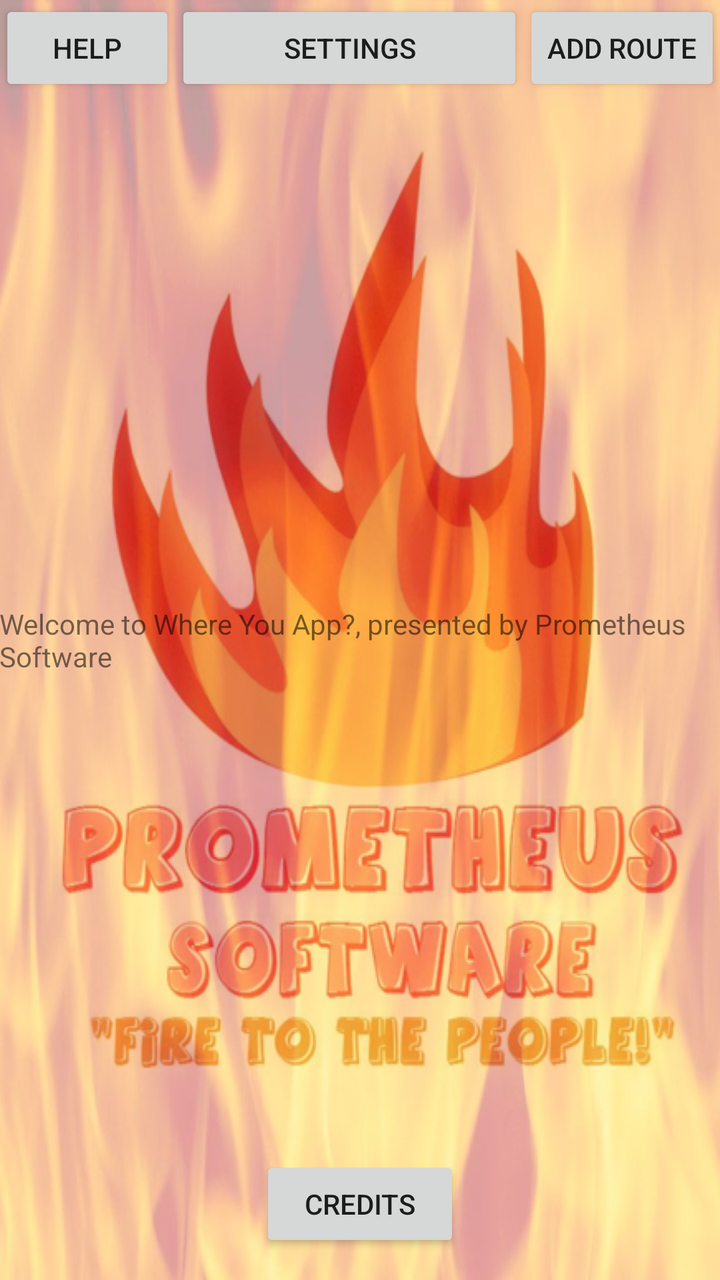
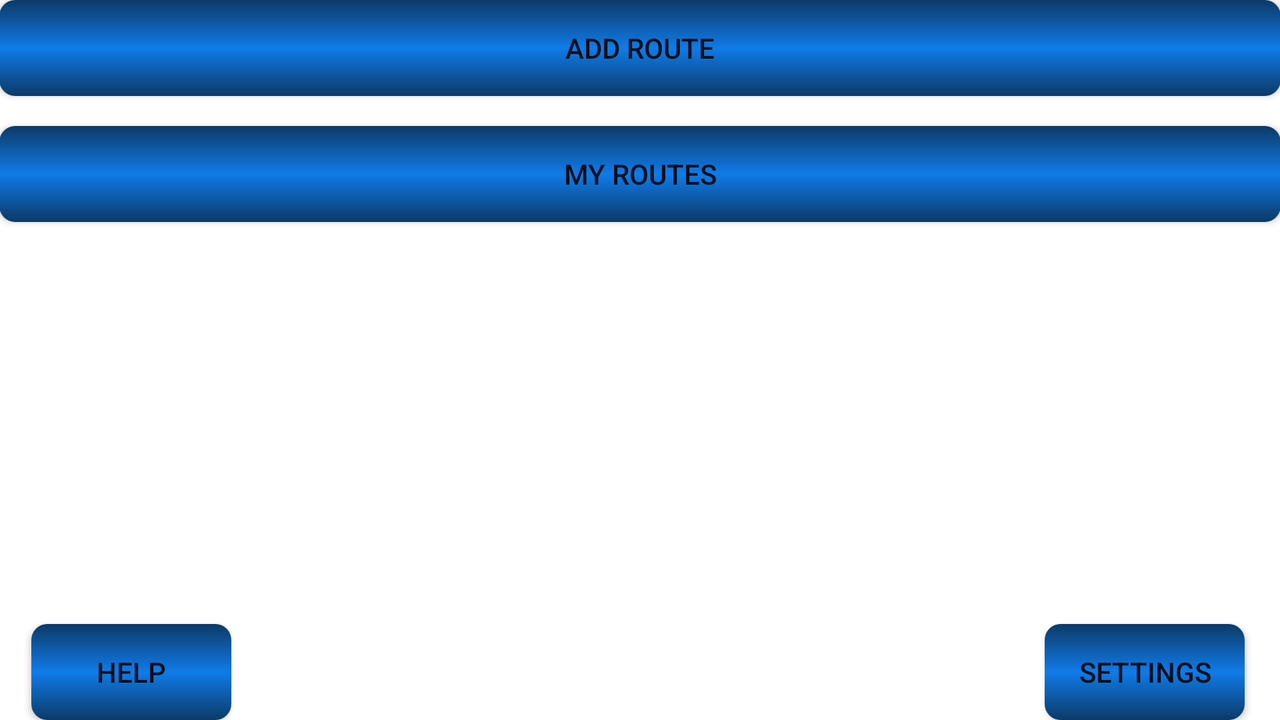

Two renders of one Android screen. The first uses the default layout on a phone; the second uses the alternative layout the repository ships for a different screen configuration, on a matching device. The two XML files are below.
<!-- AndroidManifest.xml: application theme AppTheme -->
<!-- res/layout/activity_main_screen.xml -->
<RelativeLayout xmlns:android="http://schemas.android.com/apk/res/android"
    xmlns:tools="http://schemas.android.com/tools"
    android:layout_width="match_parent"
    android:layout_height="match_parent"
    android:paddingBottom="@dimen/activity_vertical_margin"
    android:paddingLeft="@dimen/activity_horizontal_margin"
    android:paddingRight="@dimen/activity_horizontal_margin"
    android:paddingTop="@dimen/activity_vertical_margin"
    android:orientation = "vertical"
    android:background="@drawable/main_background"
    tools:context=".MainScreen" >

    <Button
        android:id = "@+id/add_route"
        android:layout_width = "wrap_content"
        android:layout_height = "wrap_content"
        android:text = "@string/add_route_button"
        android:layout_alignParentRight="true"
        android:onClick = "addRoute" />

	<Button
	    android:id="@+id/tutorial"
	    android:layout_width="wrap_content"
	    android:layout_height="wrap_content"
	    android:layout_alignParentLeft="true"
	    android:onClick="toTutorial"
	    android:text="@string/tutorial"/>

	<Button
	    android:id="@+id/settings"
	    android:layout_width="wrap_content"
	    android:layout_height="wrap_content"
	    android:layout_toLeftOf="@id/add_route"
	    android:layout_toRightOf="@id/tutorial"
	    android:onClick="toSettings"
	    android:text="@string/settings" />

	<Button
	    android:id="@+id/credits"
	    android:layout_width="100dp"
	    android:layout_height="wrap_content"
	    android:layout_alignParentBottom="true"
	    android:layout_centerHorizontal="true"
	    android:layout_marginBottom="14dp"
	    android:onClick="toCredits"
	    android:text="@string/credits"
	    android:layout_centerVertical="true" />

	<TextView
	    android:id="@+id/welcome_message"
	    android:layout_width="wrap_content"
	    android:layout_height="wrap_content"
	    android:layout_centerVertical = "true"
	    android:layout_centerHorizontal = "true"
	    android:text="@string/welcome_message" />

</RelativeLayout>
<!-- resources referenced by this layout -->
<resources>
  <!-- drawable main_background: png bitmap (drawable-hdpi, 905035 bytes) -->
  <string name="add_route_button">Add Route</string>
  <string name="credits">Credits</string>
  <string name="settings">Settings</string>
  <string name="tutorial">Help</string>
  <string name="welcome_message">Welcome to Where You App?, presented by Prometheus Software</string>
</resources>
<!-- res/layout-land/activity_main_screen.xml (the author's variant of the layout above) -->
<!-- drawn on the phone turned sideways -->
<RelativeLayout xmlns:android="http://schemas.android.com/apk/res/android"
    xmlns:tools="http://schemas.android.com/tools"
    android:layout_width="match_parent"
    android:layout_height="match_parent"
    android:orientation="vertical"
    android:paddingBottom="@dimen/activity_vertical_margin"
    android:paddingLeft="@dimen/activity_horizontal_margin"
    android:paddingRight="@dimen/activity_horizontal_margin"
    android:paddingTop="@dimen/activity_vertical_margin"
    tools:context=".MainScreen" >

    <Button
        android:id="@+id/add_route"
        android:layout_width="fill_parent"
        android:layout_height="wrap_content"
        android:layout_alignParentTop="true"
        android:layout_centerHorizontal="true"
        android:background="@drawable/rounded_button"
        android:onClick="addRoute"
        android:text="@string/add_route_button" />

    <Button
        android:id="@+id/myRoutes"
        android:layout_width="fill_parent"
        android:layout_height="wrap_content"
        android:layout_alignParentLeft="true"
        android:layout_below="@+id/add_route"
        android:layout_marginTop="15dp"
        android:background="@drawable/rounded_button"
        android:text="My Routes" />

    <LinearLayout
        android:orientation="horizontal"
        android:id="@+id/linearLayout1"
        android:layout_width="match_parent"
        android:layout_height="wrap_content"
        android:layout_alignParentBottom="true"
        android:layout_alignParentRight="true"
        android:layout_marginBottom="42dp" >

    </LinearLayout>

    <Button
        android:id="@+id/tutorial"
        android:layout_width="100dp"
        android:layout_height="wrap_content"
        android:layout_alignLeft="@+id/linearLayout1"
        android:layout_alignParentBottom="true"
        android:layout_marginLeft="16dp"
        android:background="@drawable/rounded_button"
        android:onClick="displayDialog"
        android:text="@string/tutorial" />

    <Button
        android:id="@+id/settings"
        android:layout_width="100dp"
        android:layout_height="wrap_content"
        android:layout_alignBaseline="@+id/tutorial"
        android:layout_alignBottom="@+id/tutorial"
        android:layout_alignRight="@+id/linearLayout1"
        android:layout_marginRight="18dp"
        android:background="@drawable/rounded_button"
        android:onClick="toSettings"
        android:text="@string/settings" />

</RelativeLayout>
<!-- resources referenced by the variant -->
<!-- as the phone turned sideways resolves them -->
<resources>
  <!-- drawable rounded_button (drawable-hdpi) -->
  <?xml version="1.0" encoding="utf-8"?>
  <shape xmlns:android="http://schemas.android.com/apk/res/android" 
  android:shape="rectangle">
      
      <corners android:bottomRightRadius="8dip"
          android:bottomLeftRadius="8dip"  
          android:topRightRadius="8dip"
          android:topLeftRadius="8dip"/>
       <gradient
        android:startColor="#0c3a66"
        android:centerColor="#0f7be8"
        android:endColor="#0c3a66"
        android:angle="270" />
  </shape>
  <string name="add_route_button">Add Route</string>
  <string name="settings">Settings</string>
  <string name="tutorial">Help</string>
</resources>
